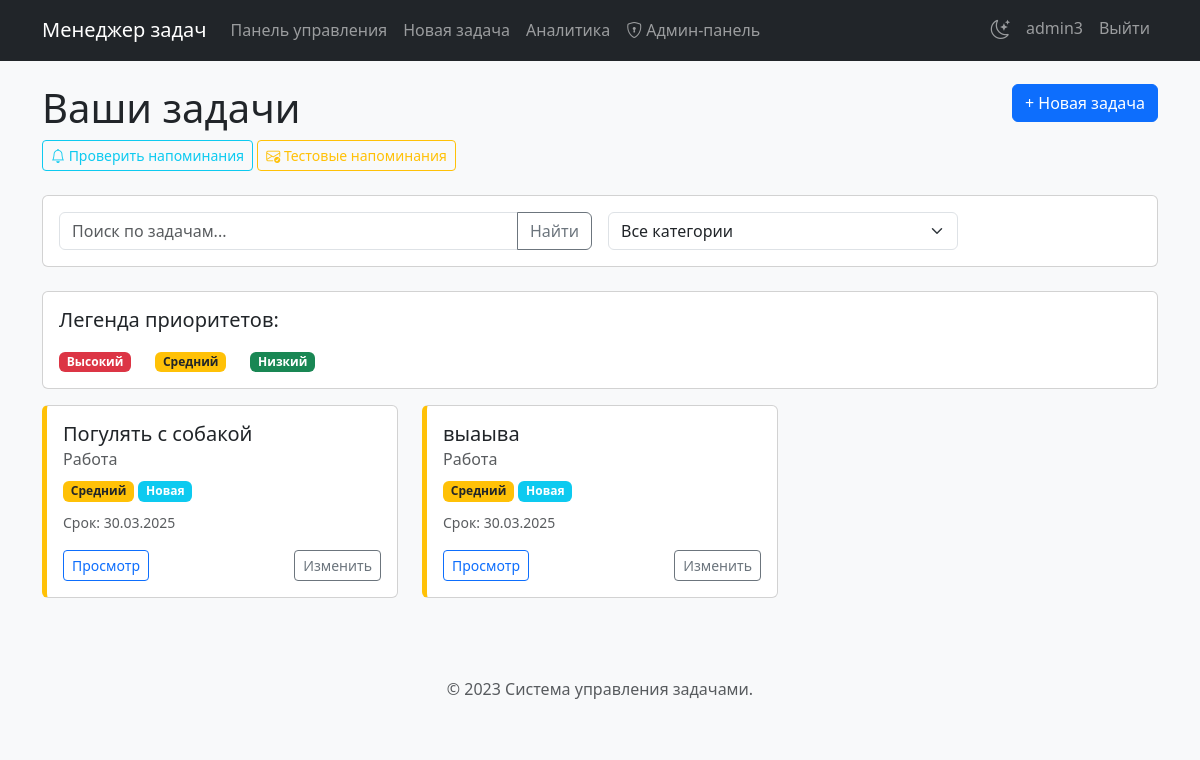
The app's page /dashboard (signed in) with its own data.
### tables this page shows
CREATE TABLE tasks (
        id INTEGER PRIMARY KEY,
        user_id INTEGER NOT NULL,
        title TEXT NOT NULL,
        description TEXT,
        category TEXT,
        priority TEXT,
        due_date DATE,
        status TEXT DEFAULT "Новая",
        created_at TIMESTAMP DEFAULT CURRENT_TIMESTAMP,
        send_reminder BOOLEAN DEFAULT 0,
        reminder_time INTEGER DEFAULT 24,
        FOREIGN KEY (user_id) REFERENCES users (id)
    );

### app.py (the view)
@app.route('/dashboard')
def dashboard():
    if 'user_id' not in session:
        return redirect(url_for('login'))
    search_query = request.args.get('search', '')
    category_filter = request.args.get('category', '')
    conn = sqlite3.connect('tasks.db')
    c = conn.cursor()
    query = """
    SELECT id, title, category, priority, due_date, status, created_at
    FROM tasks
    WHERE user_id = ?
    """
    params = [session['user_id']]
    if search_query:
        query += " AND (title LIKE ? OR description LIKE ?) "
        search_param = f"%{search_query}%"
        params.extend([search_param, search_param])
    if category_filter:
        query += " AND category = ? "
        params.append(category_filter)
    query += """
    ORDER BY
        CASE status
            WHEN 'Завершена' THEN 2
            ELSE 1
        END,
        CASE priority
            WHEN 'Высокий' THEN 1
            WHEN 'Средний' THEN 2
            WHEN 'Низкий' THEN 3
            ELSE 4
        END,
        due_date
    """
    c.execute(query, params)
    tasks = c.fetchall()
    c.execute("SELECT DISTINCT category FROM tasks WHERE user_id = ? ORDER BY category",
              (session['user_id'],))
    categories = [row[0] for row in c.fetchall() if row[0]]  # Исключаем пустые категории
    conn.close()
    return render_template('dashboard.html',
                           tasks=tasks,
                           format_datetime=format_datetime,
                           format_reminder_time=format_reminder_time,
                           search_query=search_query,
                           category_filter=category_filter,
                           categories=categories)

### app.py (called while the page is built, shortened)
def format_datetime(dt, user_timezone=None):
    if not dt:
        return None
    if not user_timezone:
        user_timezone = session.get('timezone', 'Europe/Moscow')
    if isinstance(dt, str):
        try:
            dt = datetime.strptime(dt, '%Y-%m-%d %H:%M:%S')
        except ValueError:
            try:
                dt = datetime.strptime(dt, '%Y-%m-%d')
                return dt.strftime('%d.%m.%Y')
            except ValueError:
                return dt

### templates/dashboard.html (shortened to what this page needs)
{% extends 'base.html' %}
{% block content %}
<div class="row mb-4">
    <div class="col">
        <h1>Ваши задачи</h1>
        <div class="mt-2">
            <a href="{{ url_for('send_reminders') }}" class="btn btn-sm btn-outline-info" title="Просмотр расписанных напоминаний">
                <i class="bi bi-bell"></i> Проверить напоминания
            </a>
            <a href="{{ url_for('send_reminders', test_mode=1) }}" class="btn btn-sm btn-outline-warning" title="Отправить тестовые напоминания">
                <i class="bi bi-envelope-check"></i> Тестовые напоминания
            </a>
        </div>
    </div>
    <div class="col-auto">
        <a href="{{ url_for('new_task') }}" class="btn btn-primary">+ Новая задача</a>
    </div>
</div>
<div class="row mb-4">
    <div class="col-md-12">
        <div class="card">
            <div class="card-body">
                <form method="GET" action="{{ url_for('dashboard') }}" class="row g-3">
                    <div class="col-md-6">
                        <div class="input-group">
                            <input type="text" class="form-control" placeholder="Поиск по задачам..."
                                  name="search" value="{{ search_query }}">
                            <button class="btn btn-outline-secondary" type="submit">Найти</button>
                        </div>
                    </div>
                    <div class="col-md-4">
                        <select class="form-select" name="category" onchange="this.form.submit()">
                            <option value="">Все категории</option>
                        </select>
                    </div>
                    <div class="col-md-2">
                    </div>
                </form>
            </div>
        </div>
    </div>
</div>
<div class="row mb-3">
    <div class="col">
        <div class="card">
            <div class="card-body">
                <div class="d-flex justify-content-between mb-2">
                    <h5>Легенда приоритетов:</h5>
                </div>
                <div class="d-flex gap-4">
                    <div><span class="badge bg-danger">Высокий</span></div>
                    <div><span class="badge bg-warning text-dark">Средний</span></div>
                    <div><span class="badge bg-success">Низкий</span></div>
                </div>
            </div>
        </div>
    </div>
</div>
{% if tasks %}
<div class="row">
    {% for task in tasks %}
    <div class="col-md-4">
        <div class="card task-card {% if task[5] == 'Завершена' %}completed-task{% endif %}
            {% if task[3] == 'Высокий' %}high-priority{% elif task[3] == 'Средний' %}medium-priority{% elif task[3] == 'Низкий' %}low-priority{% endif %}">
            <div class="card-body">
                <h5 class="card-title">{{ task[1] }}</h5>
                <h6 class="card-subtitle mb-2 text-muted">{{ task[2] }}</h6>
                <div class="mb-2">
                    <span class="badge {% if task[3] == 'Высокий' %}bg-danger{% elif task[3] == 'Средний' %}bg-warning text-dark{% elif task[3] == 'Низкий' %}bg-success{% else %}bg-secondary{% endif %}">{{ task[3] }}</span>
                    <span class="badge {% if task[5] == 'Новая' %}bg-info{% elif task[5] == 'В процессе' %}bg-primary{% elif task[5] == 'Завершена' %}bg-success{% else %}bg-secondary{% endif %}">{{ task[5] }}</span>
                </div>
                {% if task[4] %}
                <p class="card-text"><small class="text-muted">Срок: {{ format_datetime(task[4], session.get('timezone')) if task[4] else 'Не указан' }}</small></p>
                {% endif %}
                <div class="d-flex justify-content-between">
                    <a href="{{ url_for('view_task', task_id=task[0]) }}" class="btn btn-sm btn-outline-primary">Просмотр</a>
                    <a href="{{ url_for('edit_task', task_id=task[0]) }}" class="btn btn-sm btn-outline-secondary">Изменить</a>
                </div>
            </div>
        </div>
    </div>
    {% endfor %}
</div>
{% else %}
<div class="alert alert-info">
    У вас пока нет задач. <a href="{{ url_for('new_task') }}">Создайте новую задачу</a>, чтобы начать.
</div>
{% endif %}
{% endblock %}

### templates/base.html (shortened to what this page needs)
<!DOCTYPE html>
<html lang="ru">
<head>
    <link href="https://cdn.jsdelivr.net/npm/bootstrap@5.3.0/dist/css/bootstrap.min.css" rel="stylesheet">
    <link href="https://cdn.jsdelivr.net/npm/bootstrap-icons@1.11.3/font/bootstrap-icons.css" rel="stylesheet">
    <link href="{{ url_for('static', filename='css/style.css') }}" rel="stylesheet">
</head>
<body>
    <nav class="navbar navbar-expand-lg navbar-dark bg-dark fixed-top">
        <div class="container">
            <a class="navbar-brand" href="{{ url_for('dashboard') if 'user_id' in session else url_for('login') }}">Менеджер задач</a>
            <div class="collapse navbar-collapse" id="navbarNav">
                {% if 'user_id' in session %}
                <ul class="navbar-nav me-auto">
                    <li class="nav-item">
                        <a class="nav-link" href="{{ url_for('dashboard') }}">Панель управления</a>
                    </li>
                    <li class="nav-item">
                        <a class="nav-link" href="{{ url_for('new_task') }}">Новая задача</a>
                    </li>
                    <li class="nav-item">
                        <a class="nav-link" href="{{ url_for('analytics') }}">Аналитика</a>
                    </li>
                    {% if session.get('is_admin') %}
                    <li class="nav-item">
                        <a class="nav-link" href="{{ url_for('admin_panel') }}">
                            <i class="bi bi-shield-lock me-1"></i>Админ-панель
                        </a>
                    </li>
                    {% endif %}
                </ul>
                <ul class="navbar-nav">
                    <li class="nav-item">
                        <div class="theme-toggle nav-link">
                            <i class="bi bi-moon-stars"></i>
                        </div>
                    </li>
                    <li class="nav-item">
                        <a class="nav-link" href="{{ url_for('profile') }}">{{ session['username'] }}</a>
                    </li>
                    <li class="nav-item">
                        <a class="nav-link" href="{{ url_for('logout') }}">Выйти</a>
                    </li>
                </ul>
                {% endif %}
            </div>
        </div>
    </nav>
    <div class="container mt-4">
        {% block content %}{% endblock %}
    </div>
    <footer class="mt-5 py-3 bg-light">
        <div class="container text-center">
            <p class="text-muted">© 2023 Система управления задачами.</p>
        </div>
    </footer>
</body>
</html>

### static/css/style.css (style rules this page uses)
.theme-toggle { cursor: pointer; padding: 0.5rem; }
.theme-toggle i { font-size: 1.2rem; transition: transform 0.3s ease; }

### templates/base.html (style rules this page uses)
body { padding-top: 60px; background-color: #f8f9fa; }
.task-card { transition: transform 0.2s ease; margin-bottom: 15px; }
.medium-priority { border-left: 5px solid #ffc107; }

### records on screen
tasks: title "Погулять с собакой", category "Работа", priority "Средний", status "Новая", due_date "30.03.2025"
tasks: title "выаыва", category "Работа", priority "Средний", status "Новая", due_date "30.03.2025"

### other values on screen
{{ session['username'] }} "admin3"
